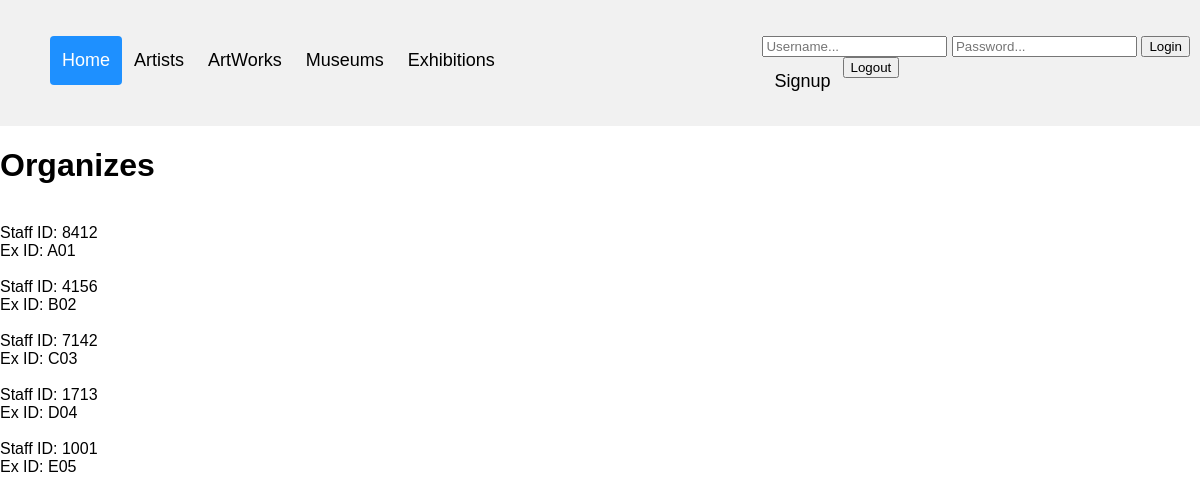
The app's page /organizes.php, older data.
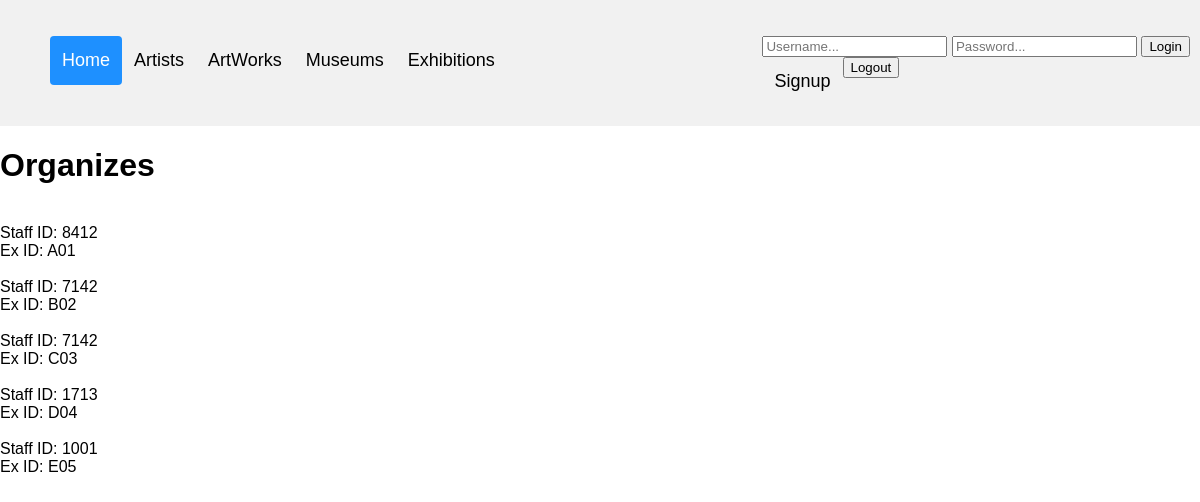
The same page, newer data.
### tables this page shows
CREATE TABLE Organizes (
	sID INTEGER,
	exID CHAR(100),
	PRIMARY KEY (sID, exID),
	FOREIGN KEY (sID) REFERENCES Staff_Managedby(sID),
	FOREIGN KEY (exID) REFERENCES Exhibition_Held(exID));

### organizes.php (the view, shortened to what this page needs)
<?php
    require 'header.php';
?>
<!DOCTYPE html>
<html>
<head>
    <link rel="stylesheet" href="style2.css">
<head>
<body>
    <h1>Organizes</h1>
	<?php
        $conn = OpenCon();
        $sql = "SELECT * FROM Organizes";
        $result = mysqli_query($conn, $sql);
        $resultCheck = mysqli_num_rows($result);
        echo "<br>";
        if ($resultCheck > 0) {
            while ($row = mysqli_fetch_assoc($result)) {
                echo "Staff ID: {$row['sID']} <br>
                    Ex ID: {$row['exID']} ";
                echo "<br> <br>";
            }
        }
	?>
</body>
</html>

Row changes from the older to the newer data that the page shows:
removed organizes: sID "4156", exID "B02"
added organizes: sID "7142", exID "B02"
